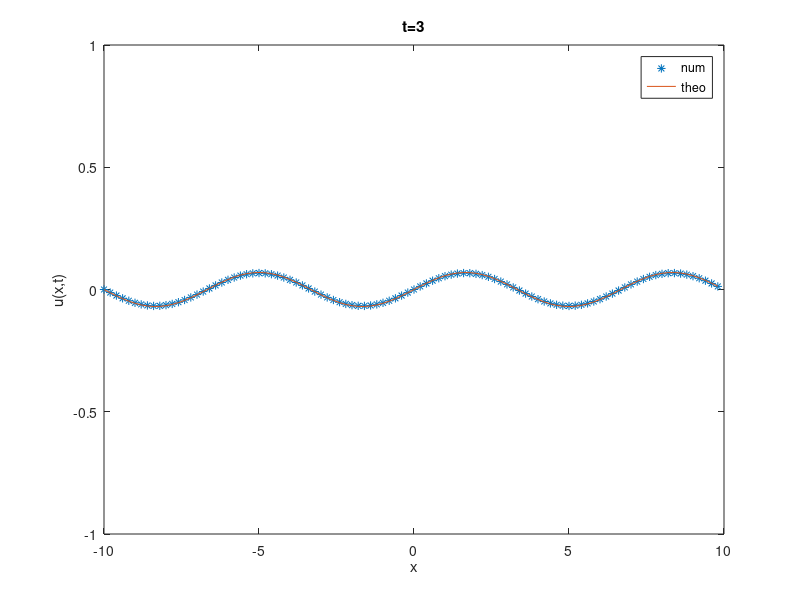

This chart was generated by the following MATLAB code:
% Numerically integrate heat equation in 1D:
% u_t = D u_xx
% using finite differences in space and Euler in time
% RCG Jul'24

D=1;     % diffusion coef
L=-10;   % left end of domain
R=+10;   % right end of domain
Nx=100;  % number of points in discrete domain
dt=0.02; % time step
tmax=3;  % max time

%Define discrete domain:
dx=(R-L)/Nx;
x=linspace(L,R-dx,Nx); % remove one dx to make solution periodic on [L,R]
oodx2=1/dx^2;

%Define ICs:
N0=3;         %number of periods in the domain
WL=(R-L)/N0;  % wavelength of IC
k0=2*pi/WL;   % wavenumber of IC
lambda=k0^2;  % exp decay rate for this IC
u0=sin(k0*x); % IC
minu0=min(u0);
maxu0=max(u0);
myax=[L R minu0 maxu0];

%nifty indexing for u_xx:
ip=[2:Nx,1];     % periodic BCs
im=[Nx,1:Nx-1];  % periodic BCs

figure(1);clf
plot(x,u0,'*-')
drawnow

u=u0;
for t=0:dt:tmax

 uxx=oodx2*(u(im)-2*u+u(ip));
 RHS = D*uxx; %+g*u.^2.*conj(u);
 u = u + dt*RHS; % Euler step

 utheo = u0*exp(-lambda*D*t);
 plot(x,u,'*',x,utheo,'-')
 axis(myax)
 xlabel('x'); ylabel('u(x,t)');
 legend('num','theo'); title(['t=',num2str(t)])
 drawnow
end
